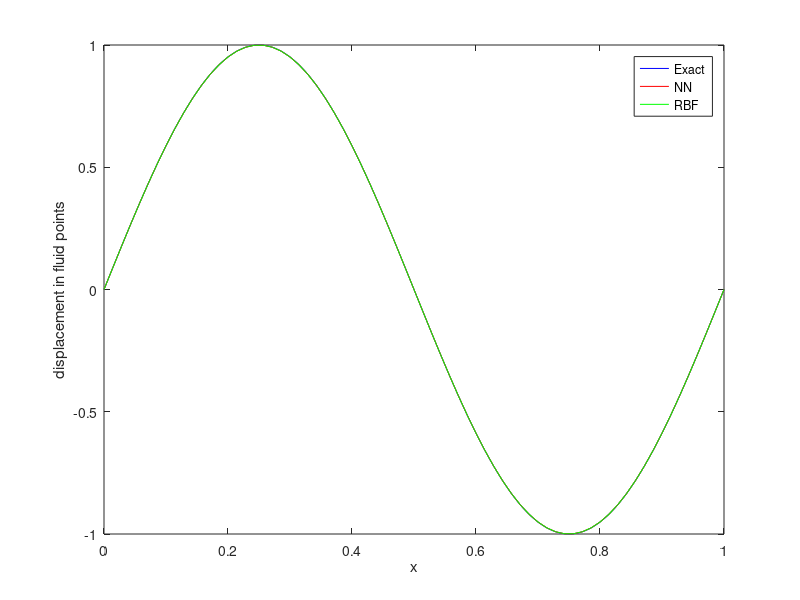
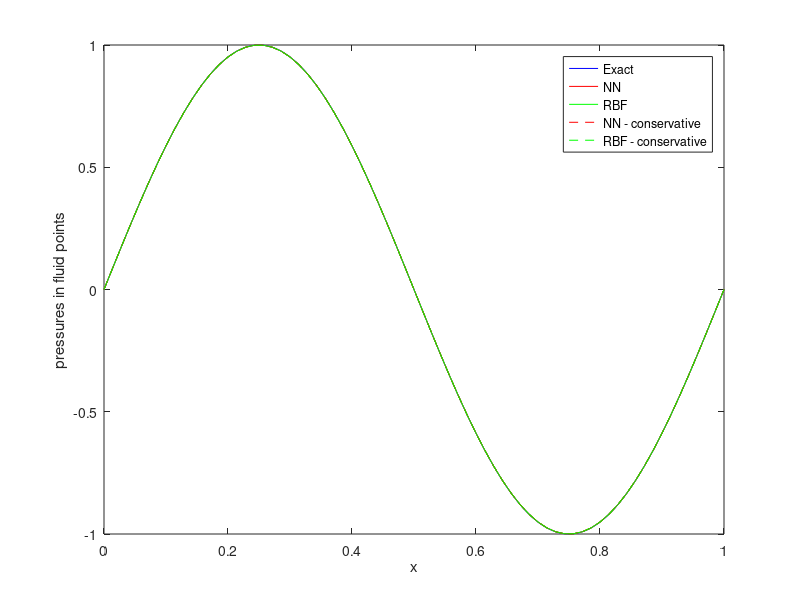

These figures' MATLAB source, in order:
%% Initialization

% Check if number of structure points already defined
if ( ~exist('Ns','var') )
    Ns    = 71;
end

% Check if number of fluid points already defined
if ( ~exist('Nf','var') )
    Nf    = 71;
end
% Ns    = 51;
% Nf    = 71;
% Define the number of discrete points to approximate the exact solution
% with
Nfine = 10001;

% Prescribe:
%   Xs: structure point location [x y]
%   Ds: structure point displacement
%   Xf: fluid point location [x y]
%   Pf: fluid point pressure
%   Xi: location of x coordinates exact solution
Xs = zeros(Ns,2);
Ds = zeros(Ns,1);
Xf = zeros(Nf,2);
Pf = zeros(Nf,1);

Xs(:,1) = (0:Ns-1)/(Ns-1);
Xs(:,2) = cos(2*pi*Xs(:,1));
Xf(:,1) = (0:Nf-1)/(Nf-1);
Xf(:,2) = cos(2*pi*Xf(:,1));

Ds(:,1) = sin(2*pi*Xs(:,1));
Pf(:,1) = sin(2*pi*Xf(:,1));

Xi = (0:Nfine-1)/(Nfine-1);

% mesh spacings for structure and fluid mesh
dxs = 1/(Ns-1);
dxf = 1/(Nf-1);

% Integration matrix to convert pressures to forces, e.g. F = M*P
Ms        = eye(Ns)*dxs;
Ms(1,1)   = dxs/2;
Ms(Ns,Ns) = dxs/2;

Mf        = eye(Nf)*dxf;
Mf(1,1)   = dxf/2;
Mf(Nf,Nf) = dxf/2;

%%%%%%%%%%%%%%%%%%%%%%%%%%%%%%%%%%%%%%%%%%%%
%% CONSTRUCTION OF INTERPOLATION MATRICES %%
%%%%%%%%%%%%%%%%%%%%%%%%%%%%%%%%%%%%%%%%%%%%

%% Nearest Neighbor Interpolation structure -> flow
HsfNN = zeros(Nf, Ns);
% IMPLEMENT HERE:
% Create boolean matrix: find the closest structure point j for each
% fluid mesh point i:
for i = 1:Nf
    minDist = Inf;
    closestIndex = 0;
    for j = 1:Ns
        distance = sqrt((Xf(i,1) - Xs(j,1))^2 + (Xf(i,2) - Xs(j,2))^2);
        if distance < minDist
            minDist = distance;
            closestIndex = j;
        end
    end
    HsfNN(i, closestIndex) = 1;
end

%% Nearest Neighbor Interpolation flow -> structure
HfsNN = zeros(Ns, Nf);
for i=1:Ns
    minDist = Inf;
    closestIndex = 0;
    for j = 1:Nf
        distance = sqrt((Xf(j,1) - Xs(i,1))^2 + (Xf(j,2) - Xs(i,2))^2);
        if distance < minDist
            minDist = distance;
            closestIndex = j;
        end
    end
    HfsNN(i, closestIndex) = 1;
end

%% RBF interpolation structure -> flow
PHI = zeros(Ns);
P   = zeros(Ns,3);

% PHI is the RBF matrix
% P is the matrix for the linear polynomial

% IMPLEMENT HERE:
% Define the polynomial matrix P = [1 x1 y1 ; 1 x2 y2 ; ... ]
P(:, 1) = 1; % 1
P(:, 2) = Xs(:,1); % x_i
P(:, 3) = Xs(:,2); % y_i

% IMPLEMENT HERE:
% Define the RBF matrix PHI(i,j) = phi(|| x_i - x_j ||)
for i=1:Ns
    for j=1:Ns
        r = 1; % support radius
        x_ij = sqrt((Xs(i, 1) - Xs(j, 1))^2 + (Xs(i, 2) - Xs(j, 2))^2);
        if x_ij > r
            PHI(i,j) = 0;
        else
            PHI(i,j) = (1-x_ij/r)^4*(4*x_ij/r+1);
        end
    end
end


% Matrix to satisfy constraints: Ds = C * gamma
% gamma, the RBF coefficients: gamma = inv(C)*Ds
C    = [PHI P ; P' zeros(3)];
% SvZ: In Matlab-R2013 the inverse is not computed accurately anymore
% invC = inv(C);

% Define the interpolation to the fluid mesh
PHI = zeros(Nf,Ns);
P   = zeros(Nf,3);

% PHI is the RBF matrix
% P is the matrix for the linear polynomial

% IMPLEMENT HERE:
% Define the polynomial matrix P = [1 x1 y1 ; 1 x2 y2 ; ... ]
P(:, 1) = 1; % 1
P(:, 2) = Xf(:,1); % x_i
P(:, 3) = Xf(:,2); % y_i


% IMPLEMENT HERE:
% Define the RBF matrix PHI(i,j) = phi(|| x_i - x_j ||)
for i=1:Nf
    for j=1:Ns
        r = 1; % support radius
        x_ij = sqrt((Xf(i, 1) - Xs(j, 1))^2 + (Xf(i, 2) - Xs(j, 2))^2);
        if x_ij > r
            PHI(i,j) = 0;
        else
            PHI(i,j) = (1-x_ij/r)^4*(4*x_ij/r+1);
        end
    end
end

% transformation matrix = [PHI P] * invC
% HsfRBF = [PHI P] * invC(:,1:Ns);
% SvZ: In Matlab-R2013 the inverse is not computed accurately
%    : Using the forward-slash operator to right-multiply by
%    : the inverse of C instead
HsfRBF = [PHI P]/C;
HsfRBF = HsfRBF(:,1:Ns);


%% RBF interpolation flow -> structure
PHI = zeros(Nf);
P   = zeros(Nf,3);

% PHI is the RBF matrix
% P is the matrix for the linear polynomial

% IMPLEMENT HERE:
% Define the polynomial matrix P = [1 x1 y1 ; 1 x2 y2 ; ... ]
P(:, 1) = 1; % 1
P(:, 2) = Xf(:,1); % x_i
P(:, 3) = Xf(:,2); % y_i

% IMPLEMENT HERE:
% Define the RBF matrix PHI(i,j) = phi(|| x_i - x_j ||)
for i=1:Nf
    for j=1:Nf
        r = 1; % support radius
        x_ij = sqrt((Xf(i, 1) - Xf(j, 1))^2 + (Xf(i, 2) - Xf(j, 2))^2);
        if x_ij > r
            PHI(i,j) = 0;
        else
            PHI(i,j) = (1-x_ij/r)^4*(4*x_ij/r+1);
        end
    end
end


% Matrix to satisfy constraints: Ds = C * gamma
% gamma, the RBF coefficients: gamma = inv(C)*Df
C    = [PHI P ; P' zeros(3)];
% SvZ: In Matlab-R2013 the inverse is not computed accurately anymore
% invC = inv(C);

% Define the interpolation to the structure mesh
PHI = zeros(Ns,Nf);
P   = zeros(Ns,3);

% PHI is the RBF matrix
% P is the matrix for the linear polynomial
P(:, 1) = 1; % 1
P(:, 2) = Xs(:,1); % x_i
P(:, 3) = Xs(:,2); % y_i

% IMPLEMENT HERE:
% Define the polynomial matrix P = [1 x1 y1 ; 1 x2 y2 ; ... ]

% IMPLEMENT HERE:
% Define the RBF matrix PHI(i,j) = phi(|| x_i - x_j ||)
for i=1:Ns
    for j=1:Nf
        r = 1; % support radius
        x_ij = sqrt((Xs(i, 1) - Xf(j, 1))^2 + (Xs(i, 2) - Xf(j, 2))^2);
        if x_ij > r
            PHI(i,j) = 0;
        else
            PHI(i,j) = (1-x_ij/r)^4*(4*x_ij/r+1);
        end
    end
end

% transformation matrix = [PHI P] * invC
%HfsRBF = [PHI P] * invC(:,1:Nf);
% SvZ: In Matlab-R2013 the inverse is not computed accurately
%    : Using the forward-slash operator to right-multiply by
%    : the inverse of C instead
HfsRBF = [PHI P]/C;
HfsRBF = HfsRBF(:,1:Nf);

%%%%%%%%%%%%%%%%%%%%%%%%%%%%%%%%%%%%%%%%%%%%%%%%%%%%%%%%%%%%
%% PERFORM INTERPOLATIONS FOR DISPLACEMENTS AND PRESSURES %%
%%%%%%%%%%%%%%%%%%%%%%%%%%%%%%%%%%%%%%%%%%%%%%%%%%%%%%%%%%%%

%% Compute displacements
Df_NN  = HsfNN  * Ds;
Df_RBF = HsfRBF * Ds;
Df_ex  = sin(2*pi*Xi);

%% Show displacements
figure(1)
hold off
plot(Xi,Df_ex,'b-');
hold on
plot(Xf(:,1),Df_NN, 'r-');
plot(Xf(:,1),Df_RBF, 'g-');
legend('Exact','NN','RBF');
xlabel('x');
ylabel('displacement in fluid points');

% compute RMS error by linear interpolation between fluid points
err_Df_NN  = norm(interp1(Xf(:,1),Df_NN ,Xi,'linear')-Df_ex)/sqrt(Nfine);
err_Df_RBF = norm(interp1(Xf(:,1),Df_RBF,Xi,'linear')-Df_ex)/sqrt(Nfine);


%% Compute pressures - consistent approach
Ps_NN  = HfsNN  * Pf;
Ps_RBF = HfsRBF * Pf;
Pf_ex  = sin(2*pi*Xi);

%% Show pressures
figure(2)
hold off
plot(Xi,Pf_ex,'b-');
hold on
plot(Xs(:,1),Ps_NN, 'r-');
plot(Xs(:,1),Ps_RBF, 'g-');
xlabel('x');
ylabel('pressures in fluid points');

% compute RMS error by linear interpolation between structure points
err_Ps_NN  = norm(interp1(Xs(:,1),Ps_NN ,Xi,'linear')-Df_ex)/sqrt(Nfine);
err_Ps_RBF = norm(interp1(Xs(:,1),Ps_RBF,Xi,'linear')-Df_ex)/sqrt(Nfine);

%% Compute pressures - conservative approach
% IMPLEMENT HERE:
% compute the interpolation of the pressure using the conservative
% approach, e.g.: Fs'*Ds = Ff'*Df
% Fs = Ms * Ps
% Ff = Mf * Pf
% Df =  H * Ds
% One obtains: Ps = .... * Pf
Ps_NN_cv  = (Mf*HsfNN*inv(Ms))' * Pf;
Ps_RBF_cv = (Mf*HsfRBF*inv(Ms))' * Pf;
Pf_ex     = sin(2*pi*Xi);

%% Show pressures
figure(2)
plot(Xs(:,1),Ps_NN_cv, 'r--');
plot(Xs(:,1),Ps_RBF_cv, 'g--');
legend('Exact','NN','RBF','NN - conservative','RBF - conservative');

% compute RMS error by linear interpolation between structure points
err_Ps_NN_cv  = norm(interp1(Xs(:,1),Ps_NN_cv ,Xi,'linear')-Df_ex)/sqrt(Nfine);
err_Ps_RBF_cv = norm(interp1(Xs(:,1),Ps_RBF_cv,Xi,'linear')-Df_ex)/sqrt(Nfine);

%% Compute error in work at interface (work on fluid side should be equal
% dW_fluid     = (F'*D)_fluid
% dW_structure = (F'*D)_structure
% error_dW     = |dW_fluid - dW_structure|

% IMPLEMENT HERE:
% Compute the work on the interface on the fluid side and the structure
% side and store the error in the conservation of work over the interface
err_dW_NN     = abs( (Mf*Pf)' * Df_NN  -  (Ms*Ps_NN)' * Ds );
err_dW_NN_cv  = abs( (Mf*Pf)' * Df_NN  -  (Ms*Ps_NN_cv)' * Ds ); % UNSURE if it should be (in that case, compute conservative disp. of fluid): err_dW_NN_cv  = abs( (Mf*Pf)' * Df_NN_cv  -  (Ms*Ps_NN_cv)' * Ds );
err_dW_RBF    = abs( (Mf*Pf)' * Df_RBF  -  (Ms*Ps_RBF)' * Ds ); 
err_dW_RBF_cv = abs( (Mf*Pf)' * Df_RBF  -  (Ms*Ps_RBF_cv)' * Ds ); % UNSURE if it should be (in that case, compute conservative disp. of fluid): err_dW_RBF_cv = abs( (Mf*Pf)' * Df_RBF_cv  -  (Ms*Ps_RBF_cv)' * Ds ); 
